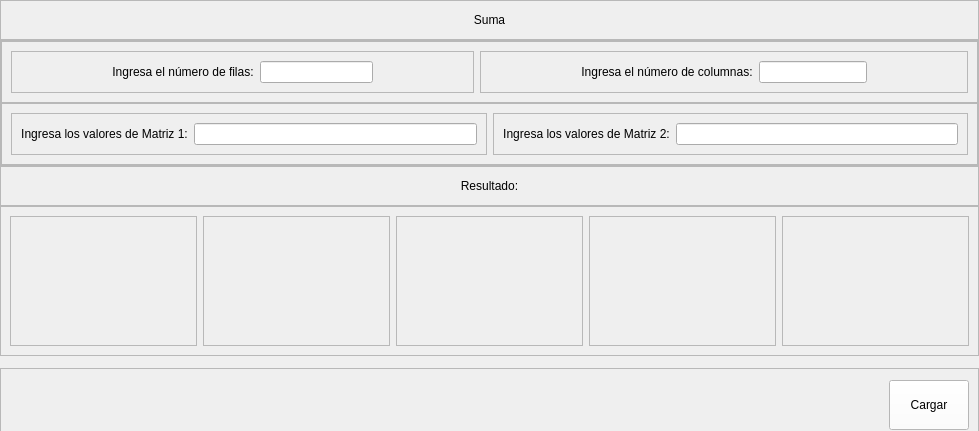
                         <widget class="QWidget" name="page_operaciones_suma">
                          <layout class="QVBoxLayout" name="verticalLayout_16">
                           <property name="spacing">
                            <number>0</number>
                           </property>
                           <property name="leftMargin">
                            <number>0</number>
                           </property>
                           <property name="topMargin">
                            <number>0</number>
                           </property>
                           <property name="rightMargin">
                            <number>0</number>
                           </property>
                           <property name="bottomMargin">
                            <number>0</number>
                           </property>
                           <item>
                            <widget class="QFrame" name="frame_16">
                             <property name="minimumSize">
                              <size>
                               <width>0</width>
                               <height>40</height>
                              </size>
                             </property>
                             <property name="maximumSize">
                              <size>
                               <width>16777215</width>
                               <height>45</height>
                              </size>
                             </property>
                             <property name="frameShape">
                              <enum>QFrame::StyledPanel</enum>
                             </property>
                             <property name="frameShadow">
                              <enum>QFrame::Raised</enum>
                             </property>
                             <layout class="QVBoxLayout" name="verticalLayout_15">
                              <item>
                               <widget class="QLabel" name="label_5">
                                <property name="styleSheet">
                                 <string notr="true">font: 75 10pt &quot;Open Sans Semibold&quot;</string>
                                </property>
                                <property name="text">
                                 <string>Suma</string>
                                </property>
                                <property name="alignment">
                                 <set>Qt::AlignCenter</set>
                                </property>
                               </widget>
                              </item>
                             </layout>
                            </widget>
                           </item>
                           <item>
                            <widget class="QFrame" name="frame_17">
                             <property name="frameShape">
                              <enum>QFrame::StyledPanel</enum>
                             </property>
                             <property name="frameShadow">
                              <enum>QFrame::Raised</enum>
                             </property>
                             <layout class="QVBoxLayout" name="verticalLayout_17">
                              <property name="spacing">
                               <number>0</number>
                              </property>
                              <property name="leftMargin">
                               <number>0</number>
                              </property>
                              <property name="topMargin">
                               <number>0</number>
                              </property>
                              <property name="rightMargin">
                               <number>0</number>
                              </property>
                              <property name="bottomMargin">
                               <number>0</number>
                              </property>
                              <item>
                               <widget class="QFrame" name="frame_18">
                                <property name="frameShape">
                                 <enum>QFrame::StyledPanel</enum>
                                </property>
                                <property name="frameShadow">
                                 <enum>QFrame::Raised</enum>
                                </property>
                                <layout class="QHBoxLayout" name="horizontalLayout_5">
                                 <item>
                                  <widget class="QFrame" name="frame_20">
                                   <property name="frameShape">
                                    <enum>QFrame::StyledPanel</enum>
                                   </property>
                                   <property name="frameShadow">
                                    <enum>QFrame::Raised</enum>
                                   </property>
                                   <layout class="QHBoxLayout" name="horizontalLayout_8">
                                    <property name="leftMargin">
                                     <number>100</number>
                                    </property>
                                    <property name="rightMargin">
                                     <number>100</number>
                                    </property>
                                    <item>
                                     <widget class="QLabel" name="label_8">
                                      <property name="styleSheet">
                                       <string notr="true">font: 75 9pt &quot;Open Sans Semibold&quot;</string>
                                      </property>
                                      <property name="text">
                                       <string>Ingresa el número de filas:</string>
                                      </property>
                                      <property name="alignment">
                                       <set>Qt::AlignCenter</set>
                                      </property>
                                     </widget>
                                    </item>
                                    <item>
                                     <widget class="QLineEdit" name="le_filas">
                                      <property name="styleSheet">
                                       <string notr="true">font: 75 8pt &quot;Open Sans Semibold&quot;</string>
                                      </property>
                                     </widget>
                                    </item>
                                   </layout>
                                  </widget>
                                 </item>
                                 <item>
                                  <widget class="QFrame" name="frame_21">
                                   <property name="frameShape">
                                    <enum>QFrame::StyledPanel</enum>
                                   </property>
                                   <property name="frameShadow">
                                    <enum>QFrame::Raised</enum>
                                   </property>
                                   <layout class="QHBoxLayout" name="horizontalLayout_7">
                                    <property name="leftMargin">
                                     <number>100</number>
                                    </property>
                                    <property name="rightMargin">
                                     <number>100</number>
                                    </property>
                                    <item>
                                     <widget class="QLabel" name="label_9">
                                      <property name="styleSheet">
                                       <string notr="true">font: 75 9pt &quot;Open Sans Semibold&quot;</string>
                                      </property>
                                      <property name="text">
                                       <string>Ingresa el número de columnas:</string>
                                      </property>
                                      <property name="alignment">
                                       <set>Qt::AlignCenter</set>
                                      </property>
                                     </widget>
                                    </item>
                                    <item>
                                     <widget class="QLineEdit" name="le_columnas">
                                      <property name="styleSheet">
                                       <string notr="true">font: 75 8pt &quot;Open Sans Semibold&quot;</string>
                                      </property>
                                     </widget>
                                    </item>
                                   </layout>
                                  </widget>
                                 </item>
                                </layout>
                               </widget>
                              </item>
                              <item>
                               <widget class="QFrame" name="frame_19">
                                <property name="frameShape">
                                 <enum>QFrame::StyledPanel</enum>
                                </property>
                                <property name="frameShadow">
                                 <enum>QFrame::Raised</enum>
                                </property>
                                <layout class="QHBoxLayout" name="horizontalLayout_6">
                                 <item>
                                  <widget class="QFrame" name="frame_22">
                                   <property name="frameShape">
                                    <enum>QFrame::StyledPanel</enum>
                                   </property>
                                   <property name="frameShadow">
                                    <enum>QFrame::Raised</enum>
                                   </property>
                                   <layout class="QHBoxLayout" name="horizontalLayout_10">
                                    <item>
                                     <widget class="QLabel" name="label_10">
                                      <property name="styleSheet">
                                       <string notr="true">font: 75 9pt &quot;Open Sans Semibold&quot;</string>
                                      </property>
                                      <property name="text">
                                       <string>Ingresa los valores de Matriz 1:</string>
                                      </property>
                                      <property name="alignment">
                                       <set>Qt::AlignCenter</set>
                                      </property>
                                     </widget>
                                    </item>
                                    <item>
                                     <widget class="QLineEdit" name="le_m1">
                                      <property name="styleSheet">
                                       <string notr="true">font: 75 8pt &quot;Open Sans Semibold&quot;</string>
                                      </property>
                                     </widget>
                                    </item>
                                   </layout>
                                  </widget>
                                 </item>
                                 <item>
                                  <widget class="QFrame" name="frame_23">
                                   <property name="frameShape">
                                    <enum>QFrame::StyledPanel</enum>
                                   </property>
                                   <property name="frameShadow">
                                    <enum>QFrame::Raised</enum>
                                   </property>
                                   <layout class="QHBoxLayout" name="horizontalLayout_9">
                                    <item>
                                     <widget class="QLabel" name="label_11">
                                      <property name="styleSheet">
                                       <string notr="true">font: 75 9pt &quot;Open Sans Semibold&quot;</string>
                                      </property>
                                      <property name="text">
                                       <string>Ingresa los valores de Matriz 2:</string>
                                      </property>
                                      <property name="alignment">
                                       <set>Qt::AlignCenter</set>
                                      </property>
                                     </widget>
                                    </item>
                                    <item>
                                     <widget class="QLineEdit" name="le_m2">
                                      <property name="styleSheet">
                                       <string notr="true">font: 75 8pt &quot;Open Sans Semibold&quot;</string>
                                      </property>
                                     </widget>
                                    </item>
                                   </layout>
                                  </widget>
                                 </item>
                                </layout>
                               </widget>
                              </item>
                             </layout>
                            </widget>
                           </item>
                           <item>
                            <widget class="QFrame" name="frame_26">
                             <property name="minimumSize">
                              <size>
                               <width>0</width>
                               <height>40</height>
                              </size>
                             </property>
                             <property name="maximumSize">
                              <size>
                               <width>16777215</width>
                               <height>40</height>
                              </size>
                             </property>
                             <property name="frameShape">
                              <enum>QFrame::StyledPanel</enum>
                             </property>
                             <property name="frameShadow">
                              <enum>QFrame::Raised</enum>
                             </property>
                             <layout class="QHBoxLayout" name="horizontalLayout_12">
                              <item>
                               <widget class="QLabel" name="label_6">
                                <property name="styleSheet">
                                 <string notr="true">font: 75 10pt &quot;Open Sans Semibold&quot;</string>
                                </property>
                                <property name="text">
                                 <string>Resultado:</string>
                                </property>
                                <property name="alignment">
                                 <set>Qt::AlignCenter</set>
                                </property>
                               </widget>
                              </item>
                             </layout>
                            </widget>
                           </item>
                           <item>
                            <widget class="QFrame" name="frame_27">
                             <property name="minimumSize">
                              <size>
                               <width>0</width>
                               <height>150</height>
                              </size>
                             </property>
                             <property name="maximumSize">
                              <size>
                               <width>16777215</width>
                               <height>150</height>
                              </size>
                             </property>
                             <property name="frameShape">
                              <enum>QFrame::StyledPanel</enum>
                             </property>
                             <property name="frameShadow">
                              <enum>QFrame::Raised</enum>
                             </property>
                             <layout class="QHBoxLayout" name="horizontalLayout_14">
                              <item>
                               <widget class="QFrame" name="frame_28">
                                <property name="frameShape">
                                 <enum>QFrame::StyledPanel</enum>
                                </property>
                                <property name="frameShadow">
                                 <enum>QFrame::Raised</enum>
                                </property>
                                <layout class="QHBoxLayout" name="horizontalLayout_15">
                                 <item>
                                  <widget class="QLabel" name="lbl_m1">
                                   <property name="styleSheet">
                                    <string notr="true">font: 75 12.5pt &quot;Open Sans Semibold&quot;</string>
                                   </property>
                                   <property name="text">
                                    <string/>
                                   </property>
                                   <property name="alignment">
                                    <set>Qt::AlignCenter</set>
                                   </property>
                                  </widget>
                                 </item>
                                </layout>
                               </widget>
                              </item>
                              <item>
                               <widget class="QFrame" name="frame_29">
                                <property name="frameShape">
                                 <enum>QFrame::StyledPanel</enum>
                                </property>
                                <property name="frameShadow">
                                 <enum>QFrame::Raised</enum>
                                </property>
                                <layout class="QHBoxLayout" name="horizontalLayout_16">
                                 <item>
                                  <widget class="QLabel" name="lbl_mas">
                                   <property name="styleSheet">
                                    <string notr="true">font: 75 15pt &quot;Open Sans Semibold&quot;</string>
                                   </property>
                                   <property name="text">
                                    <string/>
                                   </property>
                                   <property name="alignment">
                                    <set>Qt::AlignCenter</set>
                                   </property>
                                  </widget>
                                 </item>
                                </layout>
                               </widget>
                              </item>
                              <item>
                               <widget class="QFrame" name="frame_30">
                                <property name="frameShape">
                                 <enum>QFrame::StyledPanel</enum>
                                </property>
                                <property name="frameShadow">
                                 <enum>QFrame::Raised</enum>
                                </property>
                                <layout class="QHBoxLayout" name="horizontalLayout_17">
                                 <item>
                                  <widget class="QLabel" name="lbl_m2">
                                   <property name="styleSheet">
                                    <string notr="true">font: 75 12.5pt &quot;Open Sans Semibold&quot;</string>
                                   </property>
                                   <property name="text">
                                    <string/>
                                   </property>
                                   <property name="alignment">
                                    <set>Qt::AlignCenter</set>
                                   </property>
                                  </widget>
                                 </item>
                                </layout>
                               </widget>
                              </item>
                              <item>
                               <widget class="QFrame" name="frame_31">
                                <property name="frameShape">
                                 <enum>QFrame::StyledPanel</enum>
                                </property>
                                <property name="frameShadow">
                                 <enum>QFrame::Raised</enum>
                                </property>
                                <layout class="QHBoxLayout" name="horizontalLayout_13">
                                 <item>
                                  <widget class="QLabel" name="lbl_igual">
                                   <property name="styleSheet">
                                    <string notr="true">font: 75 15pt &quot;Open Sans Semibold&quot;</string>
                                   </property>
                                   <property name="text">
                                    <string/>
                                   </property>
                                   <property name="alignment">
                                    <set>Qt::AlignCenter</set>
                                   </property>
                                  </widget>
                                 </item>
                                </layout>
                               </widget>
                              </item>
                              <item>
                               <widget class="QFrame" name="frame_32">
                                <property name="frameShape">
                                 <enum>QFrame::StyledPanel</enum>
                                </property>
                                <property name="frameShadow">
                                 <enum>QFrame::Raised</enum>
                                </property>
                                <layout class="QHBoxLayout" name="horizontalLayout_18">
                                 <item>
                                  <widget class="QLabel" name="lbl_resultado">
                                   <property name="styleSheet">
                                    <string notr="true">font: 75 12.5pt &quot;Open Sans Semibold&quot;</string>
                                   </property>
                                   <property name="text">
                                    <string/>
                                   </property>
                                   <property name="alignment">
                                    <set>Qt::AlignCenter</set>
                                   </property>
                                  </widget>
                                 </item>
                                </layout>
                               </widget>
                              </item>
                             </layout>
                            </widget>
                           </item>
                           <item>
                            <widget class="QFrame" name="frame_25">
                             <property name="minimumSize">
                              <size>
                               <width>0</width>
                               <height>75</height>
                              </size>
                             </property>
                             <property name="maximumSize">
                              <size>
                               <width>16777215</width>
                               <height>50</height>
                              </size>
                             </property>
                             <property name="frameShape">
                              <enum>QFrame::StyledPanel</enum>
                             </property>
                             <property name="frameShadow">
                              <enum>QFrame::Raised</enum>
                             </property>
                             <layout class="QHBoxLayout" name="horizontalLayout_11">
                              <item>
                               <spacer name="horizontalSpacer">
                                <property name="orientation">
                                 <enum>Qt::Horizontal</enum>
                                </property>
                                <property name="sizeHint" stdset="0">
                                 <size>
                                  <width>879</width>
                                  <height>20</height>
                                 </size>
                                </property>
                               </spacer>
                              </item>
                              <item>
                               <widget class="QPushButton" name="btn_resultado_suma">
                                <property name="minimumSize">
                                 <size>
                                  <width>0</width>
                                  <height>50</height>
                                 </size>
                                </property>
                                <property name="styleSheet">
                                 <string notr="true">QFrame{
background-color: rgb(51, 157, 255);
}

QPushButton{
color: rgb(0, 0, 0);
background-color: rgb(255, 255, 255);
font: 75 9pt &quot;Open Sans Semibold&quot;
}

QPushButton:hover{
color: rgb(255, 255, 255);
background-color: rgb(207, 178, 132);
font: 75 10pt  &quot;Open Sans Semibold&quot;
}</string>
                                </property>
                                <property name="text">
                                 <string>Cargar</string>
                                </property>
                               </widget>
                              </item>
                             </layout>
                            </widget>
                           </item>
                          </layout>
                         </widget>
